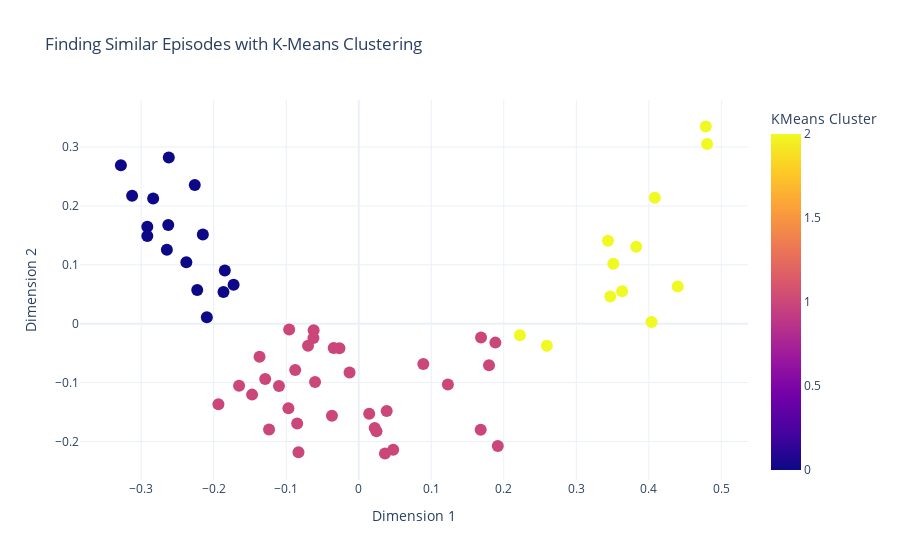

The notebook cell this image was saved under:
### Markdown cell above
K-MEANS CLUSTERING

### Code cell
# KMeans kullanarak kümeleme
num_clusters = optimal_k_kmeans  
kmeans = KMeans(n_clusters=num_clusters, random_state=42)
chapterCorpus['KMeans Cluster'] = kmeans.fit_predict(reduced_features)

fig = px.scatter(chapterCorpus, x='Dimension 1', y='Dimension 2', color='KMeans Cluster', hover_name='Chapter Name',
                 color_discrete_sequence=px.colors.qualitative.Prism,
                 title='Finding Similar Episodes with K-Means Clustering',
                 template='plotly_white')
fig.update_traces(marker=dict(size=12))
fig.show()

### Figure 1 — Plotly figure (JSON) as saved in the notebook; plotly's stock layout.template omitted (floating-point values rounded to 4 significant figures)
{"data": [{"hovertemplate": "<b>%{hovertext}</b><br><br>Dimension 1=%{x}<br>Dimension 2=%{y}<br>KMeans Cluster=%{marker.color}<extra></extra>", "hovertext": ["Bato of the Water Tribe", "Imprisoned", "Jet", "The Avatar Returns", "The Blue Spirit", "The Boy in the Iceberg", "The Deserter", "The Fortuneteller", "The Great Divide", "The King of Omashu", "The Northern Air Temple", "The Siege of the North, Part 1", "The Siege of the North, Part 2", "The Southern Air Temple", "The Storm", "The Warriors of Kyoshi", "The Waterbending Master", "The Waterbending Scroll", "Winter Solstice, Part 1: The Spirit World", "Winter Solstice, Part 2: Avatar Roku", "Appa's Lost Days", "Avatar Day", "Bitter Work", "City of Walls and Secrets", "Lake Laogai", "Return to Omashu", "The Avatar State", "The Blind Bandit", "The Cave of Two Lovers", "The Chase", "The Crossroads of Destiny", "The Desert", "The Drill", "The Earth King", "The Guru", "The Library", "The Serpent's Pass", "The Swamp", "The Tales of Ba Sing Se", "Zuko Alone", "Nightmares and Daydreams", "Sokka's Master", "Sozin's Comet, Part 1: The Phoenix King", "Sozin's Comet, Part 2: The Old Masters", "Sozin's Comet, Part 3: Into the Inferno", "Sozin's Comet, Part 4: Avatar Aang", "The Avatar and the Fire Lord", "The Awakening", "The Beach", "The Boiling Rock, Part 1", "The Boiling Rock, Part 2", "The Day of Black Sun, Part 1: The Invasion", "The Day of Black Sun, Part 2: The Eclipse", "The Ember Island Players", "The Firebending Masters", "The Headband", "The Painted Lady", "The Puppetmaster", "The Runaway", "The Southern Raiders", "The Western Air Temple"], "legendgroup": "", "marker": {"color": [1, 0, 0, 2, 1, 1, 0, 1, 0, 2, 1, 1, 1, 1, 0, 1, 1, 1, 1, 0, 2, 0, 1, 0, 1, 1, 1, 1, 1, 1, 2, 1, 1, 0, 0, 1, 2, 1, 1, 0, 1, 1, 1, 1, 2, 2, 1, 1, 2, 2, 2, 0, 0, 1, 0, 0, 1, 0, 2, 2, 1], "coloraxis": "coloraxis", "size": 12, "symbol": "circle"}, "mode": "markers", "name": "", "orientation": "v", "showlegend": false, "type": "scatter", "x": [0.03613, -0.215, -0.328, 0.3826, -0.165, -0.1237, -0.1726, 0.1229, -0.2916, 0.4037, 0.03854, -0.08309, -0.02665, -0.11, -0.2916, 0.02445, -0.129, 0.04748, -0.09702, -0.2835, 0.351, -0.2377, -0.03455, -0.2627, 0.0144, -0.01267, -0.1935, -0.06994, -0.08763, 0.1796, 0.2222, 0.02198, -0.06248, -0.2646, -0.2095, -0.09594, 0.4398, 0.1917, 0.1884, -0.262, 0.08901, -0.06221, -0.1368, -0.1471, 0.4082, 0.2593, -0.03696, -0.0849, 0.4803, 0.3631, 0.4785, -0.1865, -0.2261, 0.1681, -0.3125, -0.1847, -0.06025, -0.2227, 0.3468, 0.3437, 0.1686], "xaxis": "x", "y": [-0.2205, 0.1513, 0.2691, 0.1306, -0.1056, -0.1795, 0.06603, -0.1034, 0.1646, 0.002923, -0.1484, -0.2185, -0.0419, -0.1058, 0.149, -0.1826, -0.09384, -0.2141, -0.1435, 0.2127, 0.1019, 0.1042, -0.04146, 0.1677, -0.1528, -0.0828, -0.137, -0.03735, -0.07883, -0.07056, -0.01958, -0.177, -0.02441, 0.1255, 0.01077, -0.01006, 0.06305, -0.2077, -0.03215, 0.2824, -0.06854, -0.01101, -0.05629, -0.1205, 0.2137, -0.03739, -0.1565, -0.1697, 0.3053, 0.05505, 0.3349, 0.05385, 0.2355, -0.1803, 0.2172, 0.0904, -0.0989, 0.05739, 0.0461, 0.1407, -0.02359], "yaxis": "y"}], "layout": {"coloraxis": {"colorbar": {"title": {"text": "KMeans Cluster"}}, "colorscale": [[0, "#0d0887"], [0.1111, "#46039f"], [0.2222, "#7201a8"], [0.3333, "#9c179e"], [0.4444, "#bd3786"], [0.5556, "#d8576b"], [0.6667, "#ed7953"], [0.7778, "#fb9f3a"], [0.8889, "#fdca26"], [1, "#f0f921"]]}, "legend": {"tracegroupgap": 0}, "title": {"text": "Finding Similar Episodes with K-Means Clustering"}, "xaxis": {"anchor": "y", "domain": [0, 1], "title": {"text": "Dimension 1"}}, "yaxis": {"anchor": "x", "domain": [0, 1], "title": {"text": "Dimension 2"}}}}
